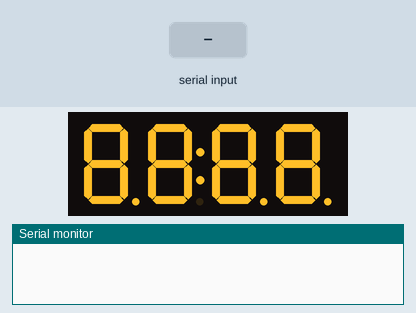
Recording of a program running on a simulated ESP32. Parts: 4-digit seven-segment display, the last lines printed to the serial monitor. The inputs (shaded band) are chosen by the test bench.

Above: at 0.1 s.
At 4.2 s:
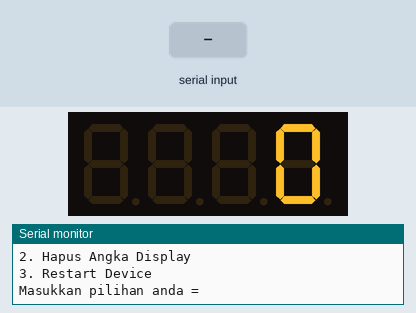
4.3 s: "1,90\n" received over Serial
At 6.7 s:
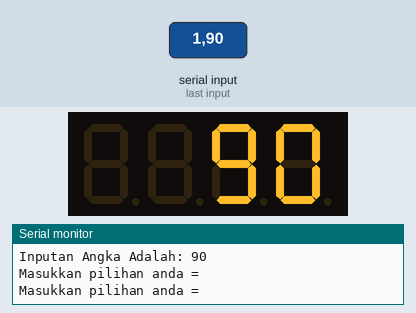
Timing chart, 0 to 8.2 s (numbered marks = the images above; inputs shaded):
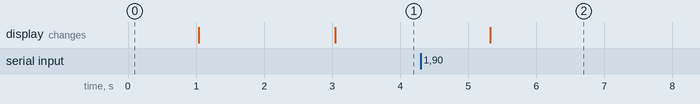

The program:

main.cpp
```cpp
#include <Arduino.h>
#include <TM1637Display.h>
#include <Esp.h>
#define CLK 19
#define DIO 18

TM1637Display display(CLK, DIO);
int angka = 0;

const uint8_t allOn[] = {0xff, 0xff, 0xff, 0xff};
const uint8_t allOff[] = {0x00, 0x00, 0x00, 0x00};

void setup()
{
  // put your setup code here, to run once:
  display.setBrightness(7);
  display.setSegments(allOn);
  delay(1000);
  display.setSegments(allOff);
  delay(1000);
  Serial.begin(115200);
  Serial.println("===Program Seven Segement Berbasis Serial Monitor===");
  delay(1000);
  Serial.println("===Pilihan program yang tersedia: ===");
  Serial.println("1. Input Angka Display");
  Serial.println("2. Hapus Angka Display");
  Serial.println("3. Restart Device");
}

void loop()
{
  // put your main code here, to run repeatedly:
  Serial.println("Masukkan pilihan anda = ");

  while (Serial.available() == 0)
  {
    display.showNumberDec(angka);
  }

  int pilihanMenu = Serial.parseInt();
  switch (pilihanMenu)
  {
  case 1:
    Serial.println("Input Angka Display");
    Serial.println("Masukkan input angka (4) karakter = ");
    while (Serial.available() == 0)
    {
      // dont do anything
    }
    angka = Serial.parseInt();
    Serial.print("Inputan Angka Adalah: ");
    Serial.println(angka);
    break;

  case 2:

    angka = 0;
    break;

  case 3:
    ESP.restart();
    break;

  default:
    break;
  }
}
```

Measured:
- after the input at 4.3 s, the display: changes after 1.0 s (image 2)
